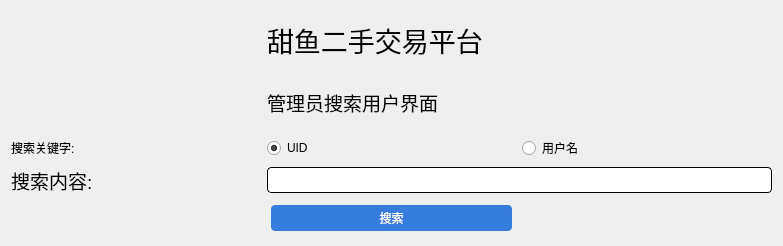
<?xml version="1.0" encoding="UTF-8"?>
<ui version="4.0">
 <class>AdminSearchUser</class>
 <widget class="QWidget" name="AdminSearchUser">
  <property name="geometry">
   <rect>
    <x>0</x>
    <y>0</y>
    <width>783</width>
    <height>246</height>
   </rect>
  </property>
  <property name="windowTitle">
   <string>甜鱼: 管理员搜索用户界面</string>
  </property>
  <property name="styleSheet">
   <string notr="true">QPushButton {
    border: none;
    border-radius: 4px;
	padding: 4px;
	margin: 4px; 
    background-color: rgb(54, 125, 221);
    color: white;
}
QLineEdit{
	border: 1px solid black;
	border-radius: 4px;
	padding: 4px;
}
</string>
  </property>
  <layout class="QVBoxLayout" name="verticalLayout">
   <item>
    <layout class="QGridLayout" name="gridLayout">
     <item row="2" column="0">
      <widget class="QLabel" name="label_4">
       <property name="text">
        <string>搜索关键字:</string>
       </property>
      </widget>
     </item>
     <item row="2" column="1">
      <widget class="QRadioButton" name="check_uid">
       <property name="text">
        <string>UID</string>
       </property>
       <property name="checked">
        <bool>true</bool>
       </property>
      </widget>
     </item>
     <item row="3" column="0">
      <widget class="QLabel" name="label_3">
       <property name="font">
        <font>
         <pointsize>14</pointsize>
        </font>
       </property>
       <property name="text">
        <string>搜索内容:</string>
       </property>
      </widget>
     </item>
     <item row="2" column="2">
      <widget class="QRadioButton" name="check_name">
       <property name="text">
        <string>用户名</string>
       </property>
       <property name="checked">
        <bool>false</bool>
       </property>
      </widget>
     </item>
     <item row="0" column="1" colspan="2">
      <widget class="QLabel" name="label">
       <property name="font">
        <font>
         <pointsize>20</pointsize>
        </font>
       </property>
       <property name="text">
        <string>甜鱼二手交易平台</string>
       </property>
      </widget>
     </item>
     <item row="1" column="1" colspan="2">
      <widget class="QLabel" name="label_2">
       <property name="font">
        <font>
         <pointsize>14</pointsize>
        </font>
       </property>
       <property name="text">
        <string>管理员搜索用户界面</string>
       </property>
      </widget>
     </item>
     <item row="4" column="1">
      <widget class="QPushButton" name="postBtn">
       <property name="text">
        <string>搜索</string>
       </property>
      </widget>
     </item>
     <item row="3" column="1" colspan="2">
      <widget class="QLineEdit" name="search_content_text"/>
     </item>
    </layout>
   </item>
  </layout>
 </widget>
 <resources/>
 <connections/>
</ui>
